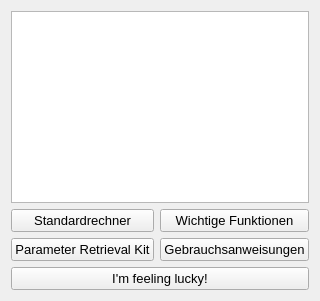
      <widget class="QWidget" name="welcome_tab">
       <property name="toolTip">
        <string/>
       </property>
       <property name="accessibleName">
        <string/>
       </property>
       <property name="accessibleDescription">
        <string/>
       </property>
       <attribute name="title">
        <string>Willkommen</string>
       </attribute>
       <layout class="QGridLayout" name="gridLayout_13">
        <item row="2" column="1">
         <widget class="QPushButton" name="lucky_button">
          <property name="sizePolicy">
           <sizepolicy hsizetype="Minimum" vsizetype="Fixed">
            <horstretch>0</horstretch>
            <verstretch>0</verstretch>
           </sizepolicy>
          </property>
          <property name="font">
           <font>
            <family>Segoe UI</family>
            <pointsize>10</pointsize>
           </font>
          </property>
          <property name="text">
           <string>I'm feeling lucky!</string>
          </property>
         </widget>
        </item>
        <item row="0" column="1">
         <layout class="QGridLayout" name="gridLayout_10">
          <item row="0" column="0">
           <widget class="QTextBrowser" name="textBrowserX">
            <property name="sizePolicy">
             <sizepolicy hsizetype="MinimumExpanding" vsizetype="MinimumExpanding">
              <horstretch>0</horstretch>
              <verstretch>0</verstretch>
             </sizepolicy>
            </property>
            <property name="html">
             <string>&lt;!DOCTYPE HTML PUBLIC &quot;-//W3C//DTD HTML 4.0//EN&quot; &quot;http://www.w3.org/TR/REC-html40/strict.dtd&quot;&gt;
&lt;html&gt;&lt;head&gt;&lt;meta name=&quot;qrichtext&quot; content=&quot;1&quot; /&gt;&lt;meta charset=&quot;utf-8&quot; /&gt;&lt;style type=&quot;text/css&quot;&gt;
p, li { white-space: pre-wrap; }
hr { height: 1px; border-width: 0; }
li.unchecked::marker { content: &quot;\2610&quot;; }
li.checked::marker { content: &quot;\2612&quot;; }
&lt;/style&gt;&lt;/head&gt;&lt;body style=&quot; font-family:'Segoe UI'; font-size:9pt; font-weight:400; font-style:normal;&quot;&gt;
&lt;p style=&quot;-qt-paragraph-type:empty; margin-top:0px; margin-bottom:0px; margin-left:0px; margin-right:0px; -qt-block-indent:0; text-indent:0px; font-size:5pt;&quot;&gt;&lt;br /&gt;&lt;/p&gt;&lt;/body&gt;&lt;/html&gt;</string>
            </property>
           </widget>
          </item>
         </layout>
        </item>
        <item row="1" column="1">
         <layout class="QGridLayout" name="gridLayout_12">
          <item row="1" column="0">
           <widget class="QPushButton" name="show_prk_button">
            <property name="font">
             <font>
              <family>Segoe UI</family>
              <pointsize>10</pointsize>
             </font>
            </property>
            <property name="text">
             <string>Parameter Retrieval Kit</string>
            </property>
           </widget>
          </item>
          <item row="0" column="1">
           <widget class="QPushButton" name="show_wf_button">
            <property name="font">
             <font>
              <family>Segoe UI</family>
              <pointsize>10</pointsize>
             </font>
            </property>
            <property name="text">
             <string>Wichtige Funktionen</string>
            </property>
           </widget>
          </item>
          <item row="1" column="1">
           <widget class="QPushButton" name="show_manuel_button">
            <property name="font">
             <font>
              <family>Segoe UI</family>
              <pointsize>10</pointsize>
             </font>
            </property>
            <property name="text">
             <string>Gebrauchsanweisungen</string>
            </property>
           </widget>
          </item>
          <item row="0" column="0">
           <widget class="QPushButton" name="show_std_button">
            <property name="font">
             <font>
              <family>Segoe UI</family>
              <pointsize>10</pointsize>
             </font>
            </property>
            <property name="text">
             <string>Standardrechner</string>
            </property>
           </widget>
          </item>
         </layout>
        </item>
       </layout>
      </widget>
